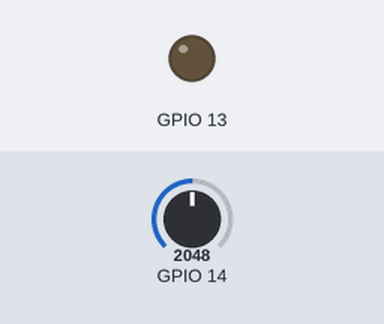
Bench run of a sketch on a simulated ESP32. Parts: output pins drawn as LEDs (lit = HIGH). Inputs (shaded band) come from the test bench; at power-on: GPIO 14 = 2048. What the sketch prints to the serial monitor is not drawn.

Above: at 1.2 s.
1.3 s: GPIO 14 set to 491
At 2.5 s:
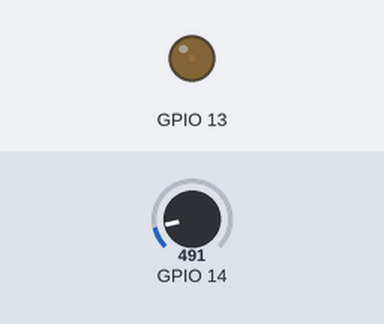
2.8 s: GPIO 14 set to 0
At 3.9 s:
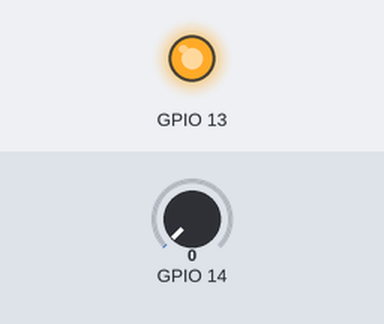
Timing chart, 0 to 5.8 s (numbered marks = the images above; inputs shaded):
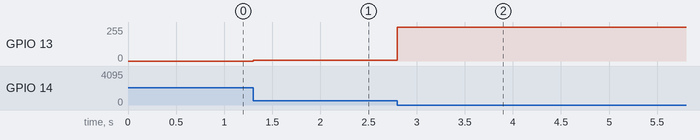

Measured:
- after the input at 1.3 s, GPIO 13: 0/255 → 5/255 at once
- after the input at 2.8 s, GPIO 13: 5/255 → 255/255 at once

The sketch:

HW1-Photoresistor.ino
```cpp
void setup() {
  Serial.begin(115200); //設定傳輸鮑率，跟電腦傳輸資料的頻率
  pinMode(14, INPUT); //設定腳位為輸入用
  ledcSetup(0, 5000, 8);   //頻率5000，頻道0，解析度8;
  ledcAttachPin(13, 0);  //將上述頻道0附加到ledPin腳位14上
}

void loop() {
  int input = analogRead(14);
  if(input>500)input=500;
  int input_map = map(input, 0, 500, 0, 255);
  Serial.print(input);
  Serial.print(" ");
  Serial.println(input_map);

  ledcWrite(0, 255-input_map);  //頻道0
}
```
